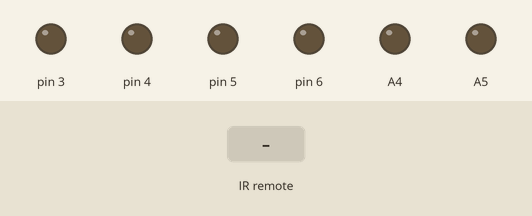
This program was run on a simulated Arduino Uno, built with avr-gcc and run on an emulated ATmega328P. Shown: output pins drawn as LEDs (lit = HIGH). Inputs (shaded band) come from the test bench.

Above: at 1.2 s.
1.3 s: infrared code 0xFF02FD received
At 1.41 s:
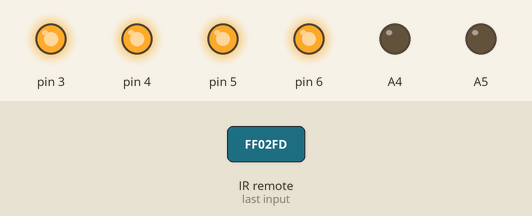
3.0 s: infrared code 0xFFE01F received
At 3.1 s:
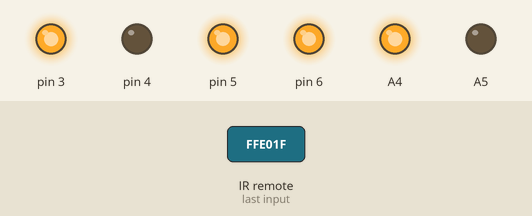
4.7 s: infrared code 0xFF906F received
At 4.8 s:
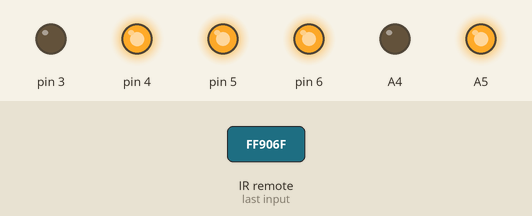
6.4 s: infrared code 0xFF9867 received
At 6.5 s:
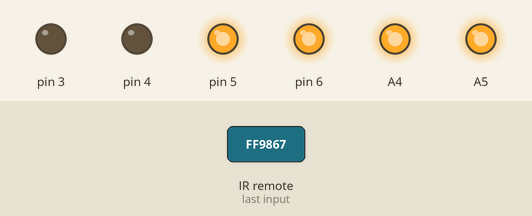
Timing chart, 0 to 9.1 s (numbered marks = the images above; inputs shaded):
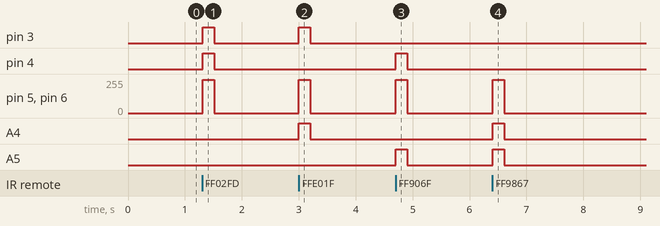

Measured:
- after the input at 1.3 s, pin 3, pin 4: LOW → HIGH at once, → LOW 0.20 s later; pin 5, pin 6: 0/255 → 250/255 at once, → 0/255 0.20 s later
- after the input at 3.0 s, pin 3, A4: LOW → HIGH at once, → LOW 0.20 s later; pin 5, pin 6: 0/255 → 250/255 at once, → 0/255 0.20 s later
- after the input at 4.7 s, pin 4, A5: LOW → HIGH at once, → LOW 0.20 s later; pin 5, pin 6: 0/255 → 250/255 at once, → 0/255 0.20 s later
- after the input at 6.4 s, pin 5, pin 6: 0/255 → 250/255 at once, → 0/255 0.20 s later; A4, A5: LOW → HIGH at once, → LOW 0.20 s later

The program:

Main.cpp
```cpp
#include <Arduino.h>
#include "RemoteControl.h"
#include "PowerController.h"
#include "MotorController.h"
#include "MotionController.h"

#pragma clang diagnostic push
#pragma ide diagnostic ignored "OCUnusedGlobalDeclarationInspection"
RemoteControl rc(11);
PowerController power;
MotorController left(MotorController(A4, 4, 6));
MotorController right(MotorController(A5, 3, 5));
MotionController motion(&left, &right);

void setup() {
    Serial.begin(9600);
    motion.init();
    rc.init();
}

void loop() {
    unsigned long code = rc.getIRCode();
    power.switchModeIfNeeded(code);
    if (power.isOn()) {
        motion.switchModeIfNeeded(code);
    }
    rc.resume(code);
}

#pragma clang diagnostic pop
```

MotionController.cpp
```cpp
#include <Arduino.h>
#include "MotionController.h"
#include "MotorController.h"
#include "RemoteControl.h"

MotionController::MotionController(MotorController *leftMotor, MotorController *rightMotor) {
    MotionController::leftMotor = leftMotor;
    MotionController::rightMotor = rightMotor;
}

void MotionController::switchModeIfNeeded(unsigned long code) {
    switch (code) {
        case PLUS:
            moveForward();
            break;
        case MINUS:
            moveBackward();
            break;
        case PREV:
            moveLeft();
            break;
        case NEXT:
            moveRight();
            break;
        case MENU:
            increaseSpeed();
            delay(50);
            break;
        case BACK:
            decreaseSpeed();
            delay(50);
            break;
        case REPEAT:
            //do nothing
            break;
        default:
            stop();
    }
}

void MotionController::moveForward() {
    leftMotor->moveForward();
    rightMotor->moveForward();
}

void MotionController::moveBackward() {
    leftMotor->moveBackward();
    rightMotor->moveBackward();
}

void MotionController::moveLeft() {
    leftMotor->moveBackward();
    rightMotor->moveForward();
}

void MotionController::moveRight() {
    leftMotor->moveForward();
    rightMotor->moveBackward();
}

void MotionController::stop() {
    leftMotor->stop();
    rightMotor->stop();
}

void MotionController::increaseSpeed() {
    leftMotor->increaseSpeed();
    rightMotor->increaseSpeed();
}

void MotionController::decreaseSpeed() {
    leftMotor->decreaseSpeed();
    rightMotor->decreaseSpeed();
}

void MotionController::init() {
    leftMotor->init();
    rightMotor->init();
}
```

MotionController.h
```cpp
#ifndef ARDUINO_MOTIONCONTROLLER_H
#define ARDUINO_MOTIONCONTROLLER_H

#include "MotorController.h"

class MotionController {
public:
    MotionController(MotorController *leftMotor, MotorController *rightMotor);

    void switchModeIfNeeded(unsigned long code);

    void init();

private:
    void moveForward();

    void moveBackward();

    void moveLeft();

    void moveRight();

    void stop();

    void increaseSpeed();

    void decreaseSpeed();

    MotorController *leftMotor;
    MotorController *rightMotor;
};


#endif //ARDUINO_MOTIONCONTROLLER_H
```

MotorController.cpp
```cpp
#include "MotorController.h"
#include <Arduino.h>

MotorController::MotorController(uint8_t forwardPin, uint8_t backwardPin, uint8_t controlPin) {
    MotorController::forwardPin = forwardPin;
    MotorController::backwardPin = backwardPin;
    MotorController::controlPin = controlPin;
    MotorController::speed = 10;
}

void MotorController::moveForward() {
    analogWrite(controlPin, 0);
    digitalWrite(forwardPin, LOW);
    digitalWrite(backwardPin, HIGH);
    analogWrite(controlPin, getSpeed());
}

void MotorController::moveBackward() {
    analogWrite(controlPin, 0);
    digitalWrite(forwardPin, HIGH);
    digitalWrite(backwardPin, LOW);
    analogWrite(controlPin, getSpeed());
}

void MotorController::stop() {
    analogWrite(controlPin, 0);
    digitalWrite(forwardPin, LOW);
    digitalWrite(backwardPin, LOW);
}

void MotorController::init() {
    pinMode(forwardPin, OUTPUT);
    pinMode(backwardPin, OUTPUT);
    pinMode(controlPin, OUTPUT);
}

void MotorController::increaseSpeed() {
    setSpeed(speed + 1);
}

void MotorController::decreaseSpeed() {
    setSpeed(speed - 1);
}

void MotorController::setSpeed(uint8_t speed) {
    if (speed > 0 && speed <= 10) {
        MotorController::speed = speed;
    }
}

int MotorController::getSpeed() {
    return 50 + speed * 20;
}
```

MotorController.h
```cpp
//
// Created by Vyacheslav Rovnyakov on 09/03/16.
//

#ifndef ARDUINO_MOTORCONTROLLER_H
#define ARDUINO_MOTORCONTROLLER_H

#include <Arduino.h>

class MotorController {
public:
    MotorController(uint8_t forwardPin, uint8_t backwardPin, uint8_t controlPin);

    void moveForward();

    void moveBackward();

    void stop();

    void increaseSpeed();

    void decreaseSpeed();

    void init();

private:
    uint8_t forwardPin;
    uint8_t backwardPin;
    uint8_t controlPin;
    uint8_t speed;

    void setSpeed(uint8_t speed);

    int getSpeed();
};

#endif //ARDUINO_MOTORCONTROLLER_H
```

PowerController.cpp
```cpp
#include "PowerController.h"
#include "RemoteControl.h"

bool PowerController::isOn() {
    return on;
}

void PowerController::switchModeIfNeeded(unsigned long code) {
    if (code == POWER) {
        on = !on;
    }
}
```

PowerController.h
```cpp
#ifndef ARDUINO_POWERCONTROLLER_H
#define ARDUINO_POWERCONTROLLER_H


class PowerController {
public:
    bool isOn();

    void switchModeIfNeeded(unsigned long code);

private:
    bool on = true;
};


#endif //ARDUINO_POWERCONTROLLER_H
```

RemoteControl.cpp
```cpp
#include "RemoteControl.h"
#include <IRremote.h>
#include <Arduino.h>

RemoteControl::RemoteControl(uint8_t irPin) {
    irRecv = new IRrecv(irPin);
};

unsigned long RemoteControl::getIRCode() {
    for (int i = 0; i < 20; i++) {
        if (irRecv->decode(&results)) {
            if (results.value != REPEAT) {
                last = results.value;
            }
            return last;
        }
        delay(10);
    }
    return 0;
}

void RemoteControl::init() {
    irRecv->enableIRIn();
}

void RemoteControl::resume(unsigned long code) {
    if (code != 0) {
        irRecv->resume();
    }
}
```

RemoteControl.h
```cpp
#ifndef ARDUINO_REMOTECONTROL_H
#define ARDUINO_REMOTECONTROL_H

#include <IRremote.h>

static const unsigned long POWER = 0xFFA25D;
static const unsigned long MENU = 0xFFE21D;
static const unsigned long TEST = 0xFF22DD;
static const unsigned long PLUS = 0xFF02FD;
static const unsigned long BACK = 0xFFC23D;
static const unsigned long PREV = 0xFFE01F;
static const unsigned long PLAY = 0xFFA857;
static const unsigned long NEXT = 0xFF906F;
static const unsigned long MINUS = 0xFF9867;
static const unsigned long C = 0xFFB04F;
static const unsigned long _0 = 0xFF6897;
static const unsigned long _1 = 0xFF30CF;
static const unsigned long _2 = 0xFF18E7;
static const unsigned long _3 = 0xFF7A85;
static const unsigned long _4 = 0xFF10EF;
static const unsigned long _5 = 0xFF38C7;
static const unsigned long _6 = 0xFF5AA5;
static const unsigned long _7 = 0xFF42BD;
static const unsigned long _8 = 0xFF4AB5;
static const unsigned long _9 = 0xFF52AD;

class RemoteControl {
public:
    RemoteControl(uint8_t irPin);

    unsigned long getIRCode();

    void resume(unsigned long code);

    void init();

private:
    IRrecv *irRecv;
    decode_results results;
    unsigned long last;
};

#endif //ARDUINO_REMOTECONTROL_H
```
